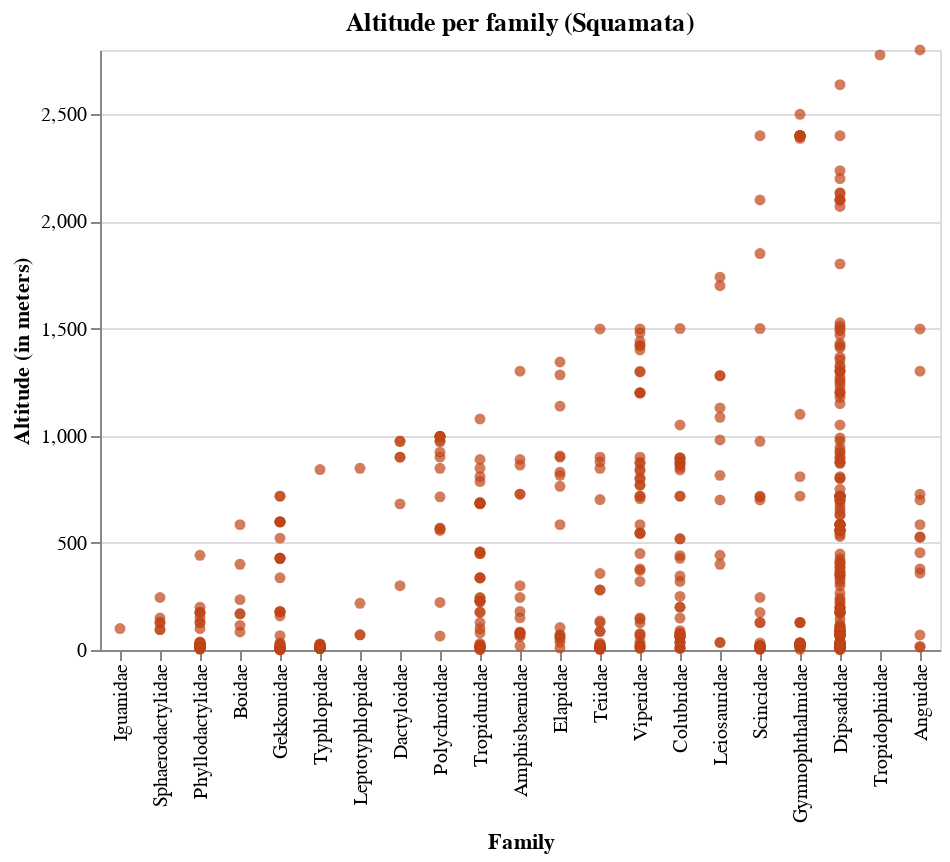

The notebook cell this image was saved under:
### Code cell
temp = alt.Chart(teste[teste['familia'] != "#n/d"], title='Altitude per family').mark_circle().encode(
    x = alt.X('familia', type='nominal', title='Family', 
              sort= alt.EncodingSortField('altitude', op='max', order='ascending')),
    y = alt.Y('altitude', type='quantitative', title='Altitude (in meters)'),
    color= alt.Color('ordem', scale=alt.Scale(domain=ordens, range=cores)),
    tooltip = alt.Tooltip(['numero_catalogo', 'genero_atual','especie_atual','subespecie_atual', 
                            'qualificador_atual', 'ano_coleta','altitude'])
)

temp.save('./graphs/altitude/altitude_per_family.html')
temp.facet(column='ordem').save('./graphs/altitude/altitude_per_family-facetado.html')


alt_squam = alt.Chart(teste[(teste['ordem'] == 'Squamata') & (teste['familia'] != "#n/d")],
                      title='Altitude per family (Squamata)').mark_circle(color= cores[0]).encode(
    x = alt.X('familia', type='nominal', title='Family', 
              sort= alt.EncodingSortField('altitude', op='max', order='ascending')),
    y = alt.Y('altitude', type='quantitative', title='Altitude (in meters)'),
    tooltip = alt.Tooltip(['numero_catalogo', 'genero_atual','especie_atual','subespecie_atual', 
                            'qualificador_atual', 'ano_coleta','altitude'])
)

alt_squam.save('./graphs/altitude/altitude_per_family-squamata.html')
alt_squam

### Figure 1 — Vega-Lite specification as saved in the notebook (floating-point values rounded to 4 significant figures; data arrays with more than 128 entries replaced by an {"elided": "..."} marker saying what was removed)
{"config": {"view": {"continuousWidth": 400, "continuousHeight": 300}}, "data": {"name": "data-0e4e9c59bb297b328a2b0f8e0ebb0067"}, "mark": {"type": "circle", "color": "#BF4417"}, "encoding": {"tooltip": [{"type": "quantitative", "field": "numero_catalogo"}, {"type": "nominal", "field": "genero_atual"}, {"type": "nominal", "field": "especie_atual"}, {"type": "nominal", "field": "subespecie_atual"}, {"type": "nominal", "field": "qualificador_atual"}, {"type": "quantitative", "field": "ano_coleta"}, {"type": "quantitative", "field": "altitude"}], "x": {"type": "nominal", "field": "familia", "sort": {"field": "altitude", "op": "max", "order": "ascending"}, "title": "Family"}, "y": {"type": "quantitative", "field": "altitude", "title": "Altitude (in meters)"}}, "title": "Altitude per family (Squamata)", "$schema": "https://vega.github.io/schema/vega-lite/v4.8.1.json", "datasets": {"data-0e4e9c59bb297b328a2b0f8e0ebb0067": {"elided": "638 records"}}}
